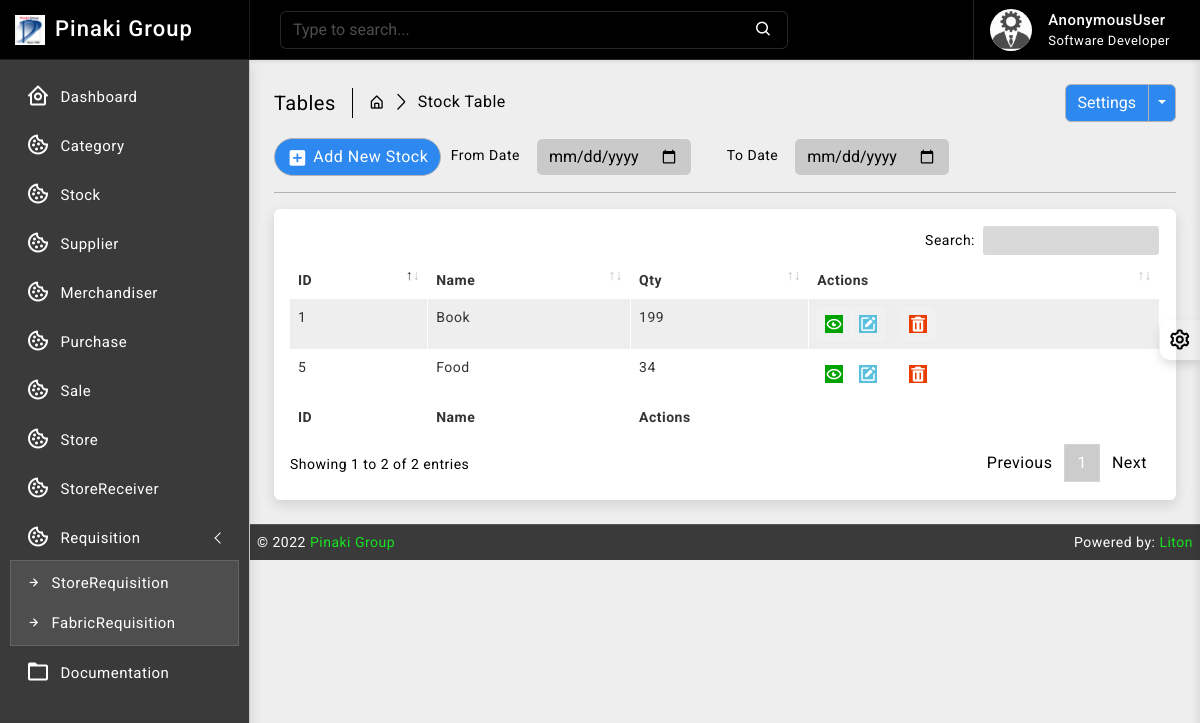
Before: /stock/ with the older database file.
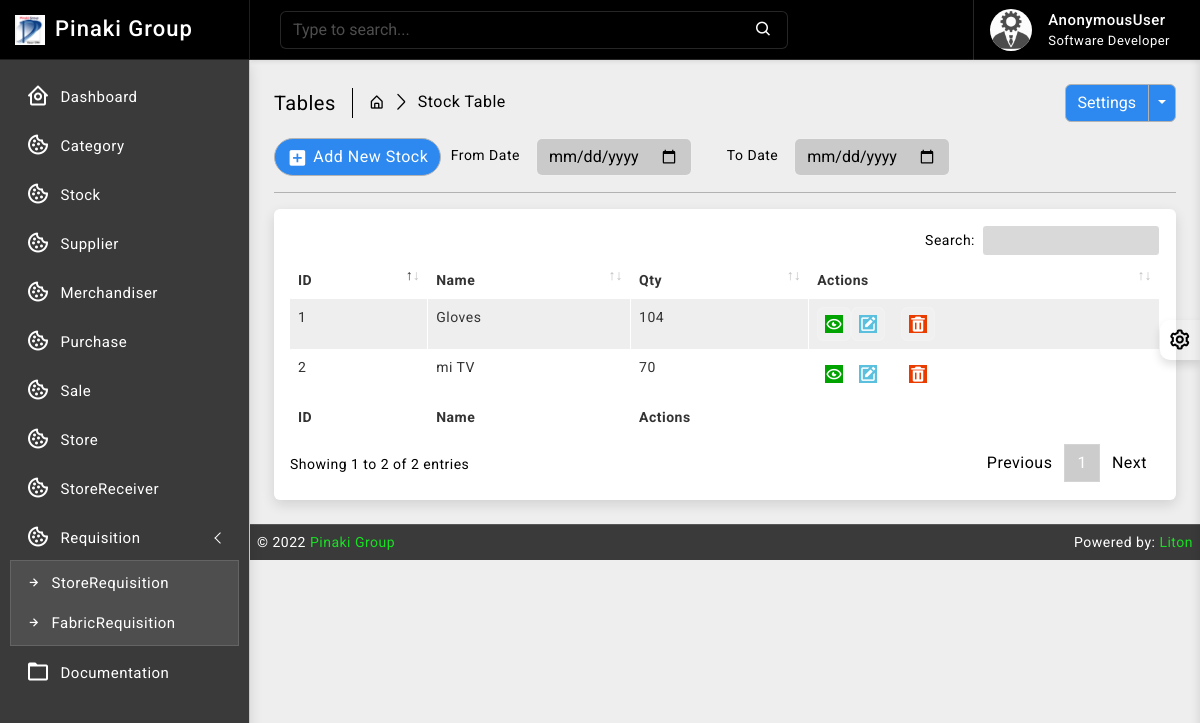
After: the same page with the newer database file.
### stock/models.py (models this page shows, shortened)
class Stock(models.Model):
    id = models.AutoField(primary_key=True)
    category = models.ForeignKey(Category, on_delete=models.CASCADE, blank=False)
    name = models.CharField(max_length=30, unique=True)
    quantity = models.IntegerField(default=1)
    is_deleted = models.BooleanField(default=False)

### stock/views.py (the view)
# urls.py: path('', views.StockListView.as_view(), name='stock_read'),
class StockListView(ListView):
    model = Stock
    template_name = 'stock/read.html'
    context_object_name = 'stocks'
    paginate_by = 10

### templates/stock/read.html (shortened to what this page needs)
{% extends 'base/base.html' %}
{% block body %}
{% load static %}
		<div class="page-wrapper">
			<div class="page-content">
				<div class="page-breadcrumb d-none d-sm-flex align-items-center mb-3">
					<div class="breadcrumb-title pe-3">Tables</div>
					<div class="ps-3">
						<nav aria-label="breadcrumb">
							<ol class="breadcrumb mb-0 p-0">
								<li class="breadcrumb-item"><a href="#"><i class="bx bx-home-alt"></i></a>
								</li>
								<li class="breadcrumb-item active" aria-current="page">Stock Table</li>
							</ol>
						</nav>
					</div>
					<div class="ms-auto">
						<div class="btn-group">
							<button type="button" class="btn btn-light">Settings</button>
							<button type="button" class="btn btn-light dropdown-toggle dropdown-toggle-split" data-bs-toggle="dropdown">	<span class="visually-hidden">Toggle Dropdown</span>
							</button>
						</div>
					</div>
				</div>
				<div class="col-md-9">
					<form class="float-md-end" method="POST">
						<div class="row row-cols-md-auto g-lg-3">
							<label for="fromdate" class="col-md-2 col-form-label text-md-end">From Date</label>
							<div class="col-md-4">
								<input type="date" name= "fromdate" class="form-control" id="fromdate">
							</div>
							<label for="todate" class="col-md-2 col-form-label text-md-end">To Date</label>
							<div class="col-md-4">
								<input type="date" name= "todate" class="form-control" id="todate">
							</div>
						</div>
					</form>
				</div>
                <div class="ms-auto"><a href="/stock/new/" class="btn btn-light radius-30 mt-2 mt-lg-0"><i class="bx bxs-plus-square"></i>Add New Stock</a></div>
				<hr/>
				<div class="card">
					<div class="card-body">
						<div class="table-responsive">
							<table id="example2" class="table table-striped table-bordered">
								<thead>
									<tr>
										<th>ID</th>
										<th>Name</th>
                                        <th>Qty</th>
										<th>Actions</th>
									</tr>
								</thead>
								<tbody>
									{% for data in stocks %}
									<tr>
									   <td>{{ data.id }}</td>
									   <td>{{ data.name }}</td>
                                       <td>{{ data.quantity }}</td>
									   <td class="center">
										<div class="d-flex order-actions">
											<a class="" href="#">
												<i class="fadeIn animated bx bx-show-alt"></i>
											</a>
											<a class="" href="{% url 'stock_update' data.id %}">
												<i class='bx bxs-edit'></i>
											</a>
											<a class="ms-3" href="{% url 'stock_delete' data.id %}" onclick="return confirm('Are you sure?');">
												<i class='bx bxs-trash'></i>
											</a>
										</div>
									   </td>
									</tr>
								 {% endfor %}
								</tbody>
								<tfoot>
									<tr>
										<th>ID</th>
										<th>Name</th>
										<th>Actions</th>
									</tr>
								</tfoot>
							</table>
						</div>
					</div>
				</div>
			</div>
		</div>
{% endblock body %}

Changed rows visible on the page:
removed Stock: id "5", name "Food", quantity "34"
changed Stock id 1: name "Book" → "Gloves"; quantity "199" → "104"
added Stock: id "2", name "mi TV", quantity "70"
